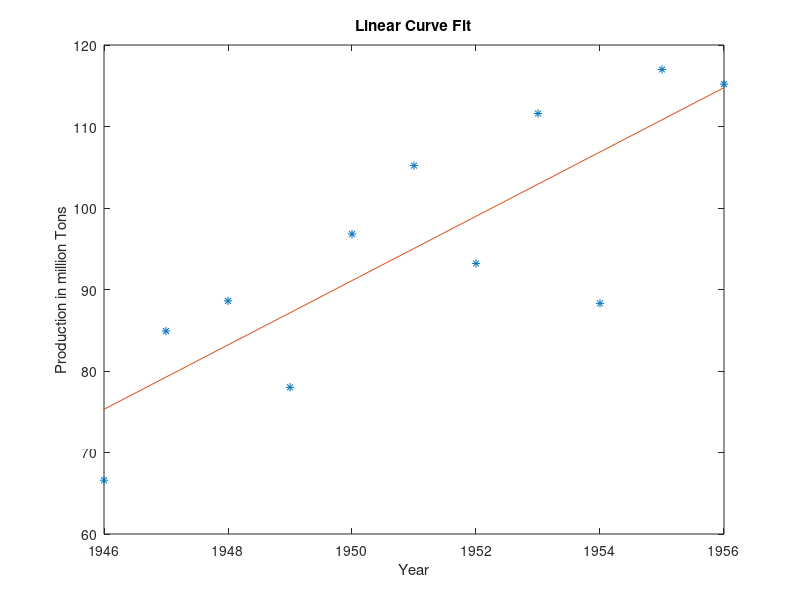
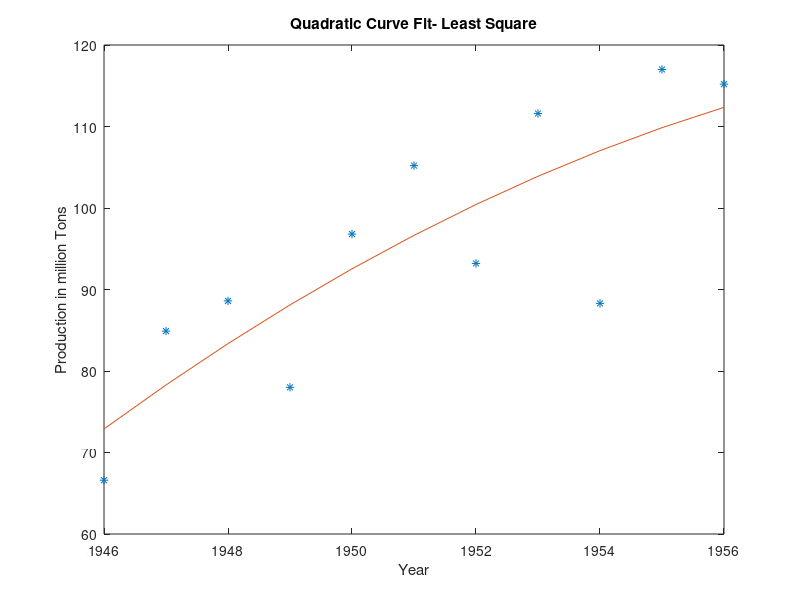
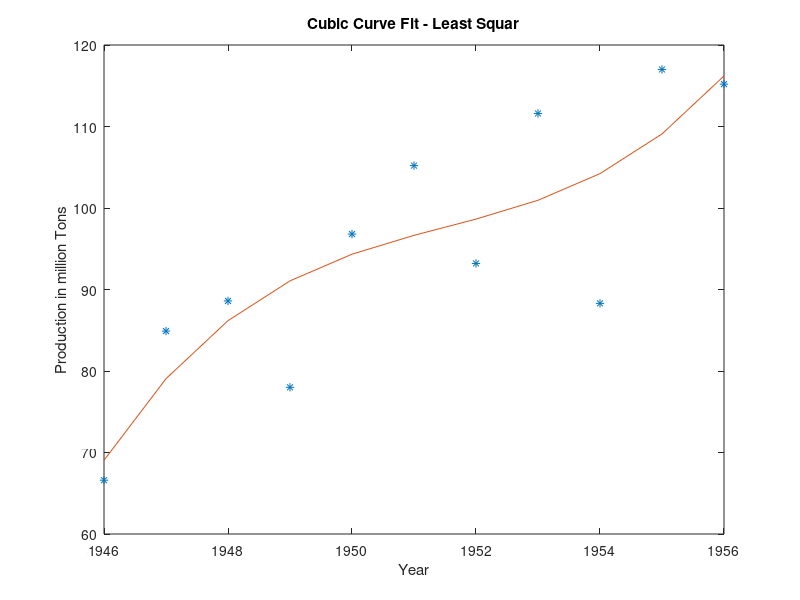
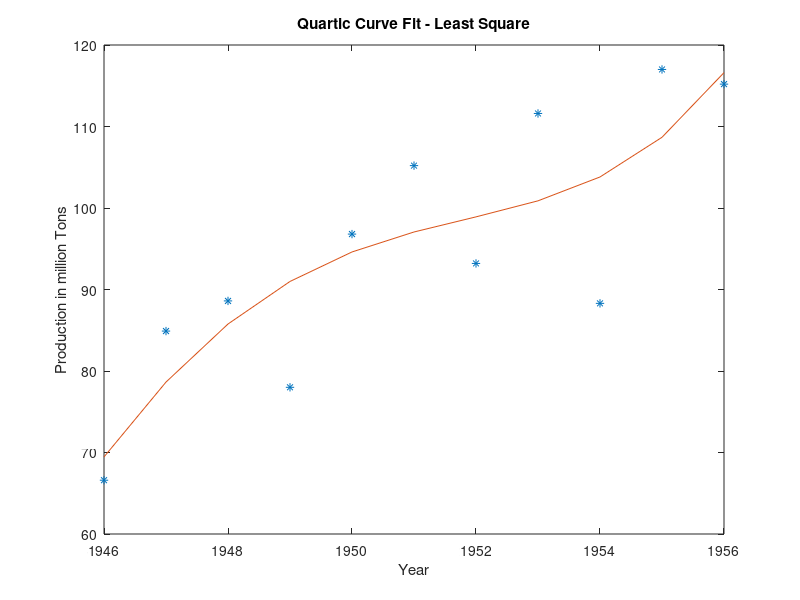

These figures' MATLAB source, in order:
% Program by Sreevalsan S Menon(sm2hm@mst.edu)

% Method least square

clc                                                     % Clear command window
clear                                                   % Clear workspace
close all                                               % Close figures

year=1946:1956;                                         % Year
time=[1:11]';                                           % Year time step
production=[66.6;84.9;88.6; 78.0;96.8; 105.2;93.2; 111.6;88.3;117.0;115.2]; % Production

H=[ones(11,1) time];                                    % Linear H Matrix
linear = inv(H'*H)*H'*production                       % Finding linear coefficients
H=[ones(11,1) time time.^2];                            % Quadratic H Matrix
quadratic = inv(H'*H)*H'*production                    % Finding quadratic coefficients
H=[ones(11,1) time time.^2 time.^3];                    % Cubic H Matrix
cubic = inv(H'*H)*H'*production                        % Finding cubic coefficients
H=[ones(11,1) time time.^2 time.^3 time.^4];            % Quartic H Matrix
quartic = inv(H'*H)*H'*production                      % Finding quartic coefficients

% Predicting using fit
linear_pred = linear'*[ones(1,11); time'];
quadratic_pred = quadratic'*[ones(1,11); time'; time'.^2];
cubic_pred= cubic'*[ones(1,11); time'; time'.^2; time'.^3];
quartic_pred=quartic'*[ones(1,11); time'; time'.^2; time'.^3; time'.^4];

% Plotting fits
figure
plot(year,production,'*',year,linear_pred)
xlabel('Year');ylabel('Production in million Tons')
title('Linear Curve Fit')
figure
plot(year,production,'*',year,quadratic_pred)
xlabel('Year');ylabel('Production in million Tons')
title('Quadratic Curve Fit- Least Square')
figure
plot(year,production,'*',year,cubic_pred)
xlabel('Year');ylabel('Production in million Tons')
title('Cubic Curve Fit - Least Squar')
figure
plot(year,production,'*',year,quartic_pred)
xlabel('Year');ylabel('Production in million Tons')
title('Quartic Curve Fit - Least Square')

% Finding RMS Error
RMSE_linear = sqrt(mean((production' - linear_pred).^2));
RMSE_quadratic = sqrt(mean((production' - quadratic_pred).^2));
RMSE_cubic = sqrt(mean((production' - cubic_pred).^2));
RMSE_quartic = sqrt(mean((production' - quartic_pred).^2));

% Print out RMS Error
fprintf('The RMS error for linear curve fit using least square is: %d \n',RMSE_linear)
fprintf('The RMS error for quadratic curve fit using least square is: %d \n',RMSE_quadratic)
fprintf('The RMS error for cubic curve fit using least square  is: %d \n',RMSE_cubic)
fprintf('The RMS error for quartic curve fit using least square  is: %d \n\n',RMSE_quartic)

% Prediction for 1957
linear_pred_year = linear'*[1; 12];
quadratic_pred_year = quadratic'*[1; 12 ;12^2];
cubic_pred_year = cubic'*[1; 12; 12^2; 12^3];
quartic_pred_year =quartic'*[1 ;12; 12^2 ;12^3 ;12^4];

% Print out prediction for 1957
fprintf('Prediction for 1957 using linear curve fit using least square is: %d \n',linear_pred_year)
fprintf('Prediction for 1957 using quadratic curve fit using least square is: %d \n',quadratic_pred_year)
fprintf('Prediction for 1957 using cubic curve fit using least square is: %d \n',cubic_pred_year)
fprintf('Prediction for 1957 using quartic curve fit using least square is: %d \n',quartic_pred_year)